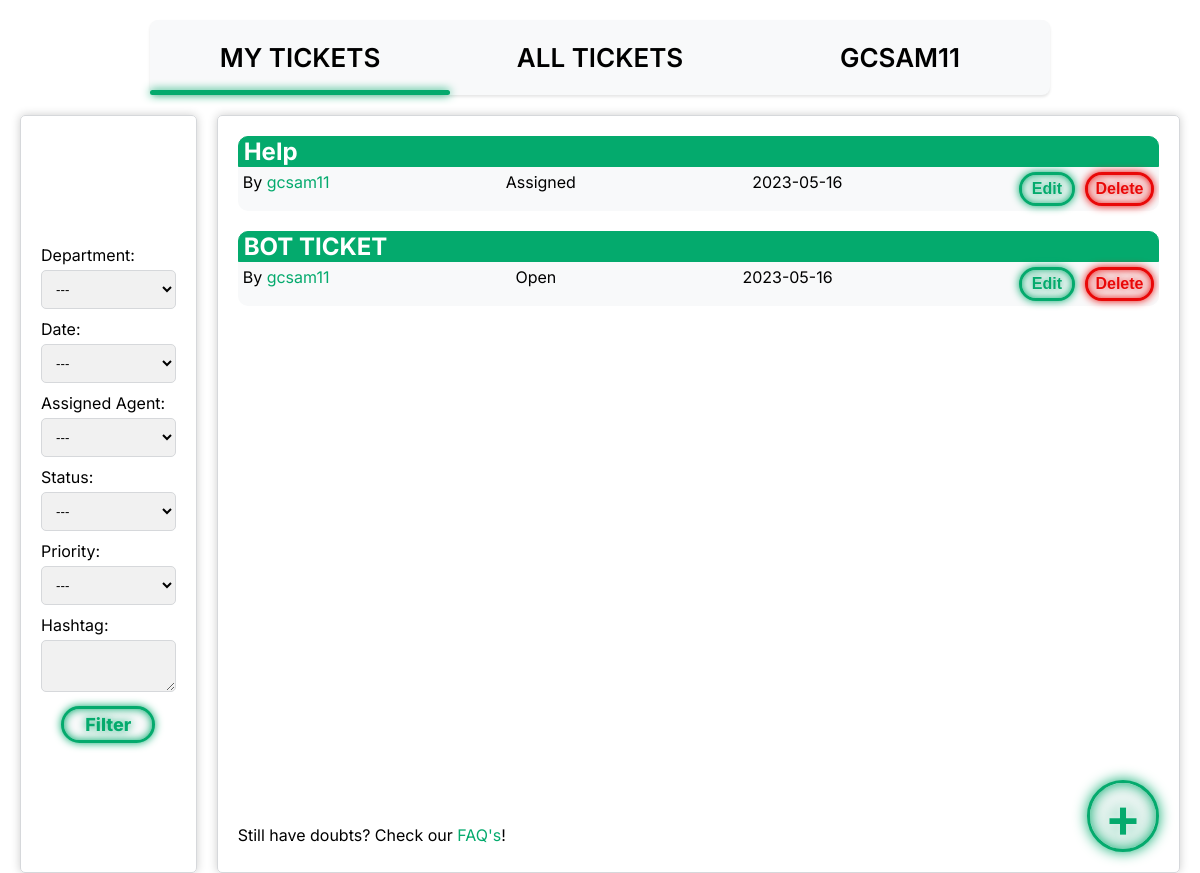
/pages/my_tickets.php (signed in), run on the app's committed database.
### tables this page shows
CREATE TABLE TICKET (
    ticket_id INTEGER PRIMARY KEY AUTOINCREMENT,
    user_id INT NOT NULL,
    assigned_agent INT CHECK (assigned_agent <> user_id),
    department_id INT,
    title VARCHAR(255) NOT NULL,
    description VARCHAR(1000) NOT NULL,
    status VARCHAR(10) NOT NULL DEFAULT 'Open' CHECK (status = 'Open' OR status = 'Assigned' OR status = 'Closed'),
    priority VARCHAR(10) NOT NULL DEFAULT 'Low' CHECK (priority = 'Low' OR priority = 'Medium' OR priority = 'High'),
    date DATE NOT NULL,
    hashtag VARCHAR(255),
    FOREIGN KEY(user_id) REFERENCES USER(user_id) ON DELETE CASCADE ON UPDATE CASCADE,
    FOREIGN KEY(department_id) REFERENCES DEPARTMENT(department_id) ON DELETE CASCADE ON UPDATE CASCADE,
    FOREIGN KEY(assigned_agent) REFERENCES USER(user_id) ON DELETE CASCADE ON UPDATE CASCADE
);

CREATE TABLE USER (
    user_id INTEGER PRIMARY KEY AUTOINCREMENT,
    department_id INT,
    name VARCHAR(255) NOT NULL,
    username VARCHAR(8) NOT NULL UNIQUE,
    email VARCHAR(255) NOT NULL UNIQUE,
    password VARCHAR(255) NOT NULL,
    type VARCHAR(10) NOT NULL DEFAULT 'Client' CHECK (type = 'Agent' OR type = 'Admin' OR type = 'Client'),
    gender VARCHAR(10) DEFAULT 'None' CHECK(gender = 'Male' or gender = 'Female' or gender = 'Other' or gender = 'None'),
    FOREIGN KEY(department_id) REFERENCES DEPARTMENT(department_id) ON DELETE CASCADE ON UPDATE CASCADE
);

### database/get_my_tickets.php (the view)
<?php
    include 'connection.php';
    $stmt = $db->prepare('SELECT * FROM Ticket WHERE user_id = :user_id');
    $stmt->bindParam(':user_id', $_SESSION['user_id']);
    $stmt->execute();
    $stmt2 = $db -> prepare('SELECT username FROM User WHERE user_id = :user_id');
    $stmt2 -> bindParam(':user_id', $_SESSION['user_id']);
    $stmt2 -> execute();
    $row2 = $stmt2 -> fetch();
    while($row = $stmt -> fetch()){
        echo '<h2><a class="ticket_readmore" href="../pages/ticket.php?id='.$row['ticket_id'].'&site=my_tickets">' . $row['title'] . '</a></h2>
        <div class="ticket">
        <div class="ticket_main_info"> <span class="ticket_username"> By <a class="ticket_username_link" href="../pages/profile_viewer.php?id=' .$row['user_id'] . '">' . $row2['username'] . '</a></span>
        <span class="ticket_status">' . $row['status'] . '</span>
        <span class="ticket_date">' . $row['date'] . ' </span>';
        if(($_SESSION['type'] == 'Admin') || ($_SESSION['user_id'] == $row['user_id'])){
            echo '<div class ="btns">';
            echo '<form class ="editbtnform" action="../pages/editTicket.php?id='.$row['ticket_id'].'" method="POST">
            <input type="hidden" name="csrf" value="' . $_SESSION['csrf'] . '">
            <input type="hidden" name="site" value="mytickets">
            <button type="submit" id="edit_btn"> Edit </button></form>';
            echo '<form class="deletebtnform" action="../database/deleteTicket.php" method="POST">
            <input type="hidden" name="csrf" value="' . $_SESSION['csrf'] . '">
            <input type="hidden" name="site" value="mytickets">
            <input type="hidden" name="id" value=' . $row['ticket_id'] .'>
            <button type="submit" id="delete_btn"> Delete </button> </form></div>';
        }
        echo '</div></div>';
    }
?>

### css/my_tickets.css (style rules this page uses)
:root { --clr-neon_green: #04AA6D; --clr-neon_red: #e90808; --clr-bg: #f8f9fa; }
*, *::before *::after { box-sizing: border-box; }
body { margin: 0; padding: 0; font-family: 'Inter', sans-serif; }
h2 { border: 1px solid var(--clr-neon_green); padding-left: 5px; margin-bottom: 0; border-radius: 10px 10px 0px 0px; background-color: var(--clr-neon_green); }
h2:first-of-type { margin-top: 0; }
.ticket_readmore { color: white; text-decoration: none; }
.ticket_main_info { display: flex; justify-content: space-between; }
.ticket_username_link { text-decoration: none; color: var(--clr-neon_green); }
.ticket { border: 0px; background-color: var(--clr-bg); border-radius: 0px 0px 10px 10px; padding: 5px; }
.ticket:last-of-type { margin-bottom: 10px; }
.btns { display: flex; justify-content: space-between; }
.editbtnform { margin-right: 10px; }
#edit_btn { background-color: var(--clr-bg); color: var(--clr-neon_green); padding: 5px 10px; border: 3px solid var(--clr-neon_green); border-radius: 32px; cursor: pointer; opacity: 1; text-align: center; font-weight: 600; font-size: medium; width: 100%; transition: opacity 100ms linear; text-shadow: 0 0 0.125em hsl(0 0% 100% / 0.5), 0 0 0.45em var(--clr-neon_green); box-shadow: inset 0 0 0.5em 0 var(--clr-neon_green), 0 0 0.5em 0 var(--clr-neon_green); }
#delete_btn { background-color: var(--clr-bg); color: var(--clr-neon_red); padding: 5px; margin-right: 5px; border: 3px solid var(--clr-neon_red); border-radius: 32px; cursor: pointer; opacity: 1; text-align: center; font-weight: 600; font-size: medium; width: 100%; transition: opacity 100ms linear; text-shadow: 0 0 0.125em hsl(0 0% 100% / 0.5), 0 0 0.45em var(--clr-neon_red); box-shadow: inset 0 0 0.5em 0 var(--clr-neon_red), 0 0 0.5em 0 var(--clr-neon_red); }

### data on the page
ticket: title "Help", user.username "gcsam11", status "Assigned", date "2023-05-16"
ticket: title "BOT TICKET", user.username "gcsam11", status "Open", date "2023-05-16"

### other printed values
$profile "GCSAM11"
